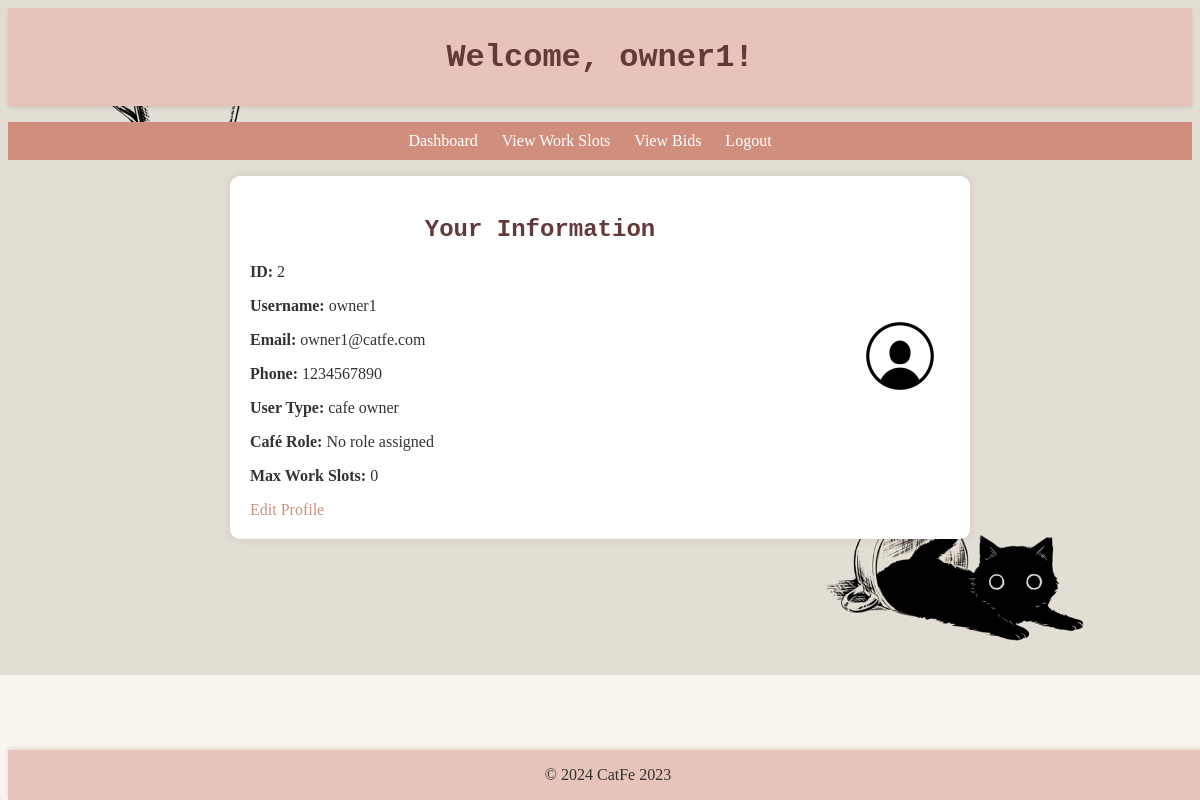
Page /dashboard/dashboard_staff.php (signed in) on the committed database.
### tables this page shows
CREATE TABLE `users` (
  `id` int(11) NOT NULL,
  `username` varchar(255) NOT NULL,
  `password` varchar(255) NOT NULL,
  `email` varchar(255) NOT NULL,
  `phone` varchar(20) NOT NULL,
  `can_view_dashboard` tinyint(1) DEFAULT 0,
  `can_manage_bids` tinyint(1) DEFAULT 0,
  `can_manage_work_slots` tinyint(1) DEFAULT 0,
  `can_bid_for_work_slots` tinyint(1) DEFAULT 0,
  `Type` enum('system admin','cafe owner','cafe manager','cafe staff') NOT NULL,
  `is_suspended` enum('active','suspended') NOT NULL DEFAULT 'active',
  `max_work_slots` int(11) NOT NULL,
  `save_work_slots` int(11) NOT NULL
);

### classes/UserProfile.php (called while the page is built, shortened)
<?php
class UserProfile
{
    private $conn;
    public function __construct($conn)
    {
        $this->conn = $conn;
    }
    public function getUserProfileById($userId)
    {
        $stmt = $this->conn->prepare("SELECT users.*, user_profiles.cafe_role FROM users LEFT JOIN user_profiles ON users.id = user_profiles.user_id WHERE users.id = ?");
        $stmt->bind_param("i", $userId);
        $stmt->execute();
        $result = $stmt->get_result();
        if ($result->num_rows === 1) {
            $userData = $result->fetch_assoc();
            $userData['save_work_slots'] = isset($userData['save_work_slots']) ? $userData['save_work_slots'] : null;
            return $userData;
        } else {
            return null;
        }
    }
}
?>

### dashboard/dashboard_staff.php (the view, shortened to what this page needs)
<?php
include('../config/db_config.php');
include('../classes/UserProfile.php');
$userProfile = new UserProfile($conn);
$userInfo = $userProfile->getUserProfileById($_SESSION['user_id']);
$profilePictureDirectory = 'assets/';
$profilePicturePath = $profilePictureDirectory . $userInfo['username'] . '.jpg';
if (!file_exists($profilePicturePath)) {
    $profilePicturePath = '../assets/default.jpg';
}
?>
<!DOCTYPE html>
<html lang="en">
<head>
    <link rel="stylesheet" href="../styles.css">
</head>
<body>
    <header>
        <h1>Welcome, <?php echo $userInfo['username']; ?>!</h1>
    </header>
    <nav>
        <ul>
           <li><a href="../dashboard/dashboard_staff.php">Dashboard</a></li>
           <li><a href="../pages/view_work_slots.php">View Work Slots</a></li>
           <li><a href="../pages/view_bids.php">View Bids</a></li>
           <li><a href="../controller/logout.php">Logout</a></li>
         </ul>
        </nav>
    <main>
        <div class="user-info-container">
            <div class="user-details">
                <h2>Your Information</h2>
                <p><strong>ID:</strong> <?php echo $userInfo['id']; ?></p>
                <p><strong>Username:</strong> <?php echo $userInfo['username']; ?></p>
                <p><strong>Email:</strong> <?php echo $userInfo['email']; ?></p>
                <p><strong>Phone:</strong> <?php echo $userInfo['phone']; ?></p>
                <p><strong>User Type:</strong> <?php echo $userInfo['Type']; ?></p>
                <p><strong>Café Role:</strong> <?php echo isset($userInfo['cafe_role']) ? $userInfo['cafe_role'] : 'No role assigned'; ?></p>
                <p><strong>Max Work Slots:</strong> <?php echo isset($userInfo['save_work_slots']) ? $userInfo['save_work_slots'] : 'N/A'; ?></p>
                <a href="../pages/edit_profile.php">Edit Profile</a>
            </div>
            <div class="profile-picture-container">
                <?php if (!empty($profilePicturePath)) : ?>
                    <img src="<?php echo $profilePicturePath; ?>" alt="Profile Picture" class="profile-picture">
                <?php else : ?>
                    <p>No profile picture uploaded</p>
                <?php endif; ?>
            </div>
        </div>
    </main>
    <footer>
        <p>&copy; <?php echo date("Y"); ?> CatFe 2023</p>
    </footer>
</body>
</html>

### styles.css (style rules this page uses)
body { font-family: 'Times New Roman', Times, serif; background-color: #f9f4ed; color: #333; background-image: url('assets/cat.png'); background-repeat: no-repeat; background-size: cover; }
header { background-color: #e8c3b9; padding: 10px 0; text-align: center; box-shadow: 0 2px 4px rgba(0, 0, 0, 0.1); }
nav ul { background-color: #d08f7d; list-style: none; padding: 10px 0; text-align: center; }
nav ul li { display: inline; margin-right: 20px; }
nav ul li a { color: #fff; text-decoration: none; }
main { margin: 20px; padding: 20px; background-color: #fff; border-radius: 10px; box-shadow: 0 0 10px rgba(0, 0, 0, 0.1); width: 700px; margin: 0 auto; }
footer { position: fixed; bottom: 0; width: 100%; z-index: 999; background-color: #e8c3b9; text-align: center; box-shadow: 0 -2px 4px rgba(0, 0, 0, 0.1); }
h1, h2 { font-family: 'Courier New', Courier, monospace; color: #633939; text-align: center; margin-bottom: 20px; }
a { color: #d08f7d; text-decoration: none; }
.user-info-container { display: flex; justify-content: space-between; align-items: center; }
.user-details { flex: 1; margin-right: 20px; }
.profile-picture { width: 100px; height: 100px; border-radius: 50%; object-fit: cover; }

### rows in the picture
users: username "owner1", id "2", email "owner1@catfe.com", phone "1234567890", Type "cafe owner", save_work_slots "0"
